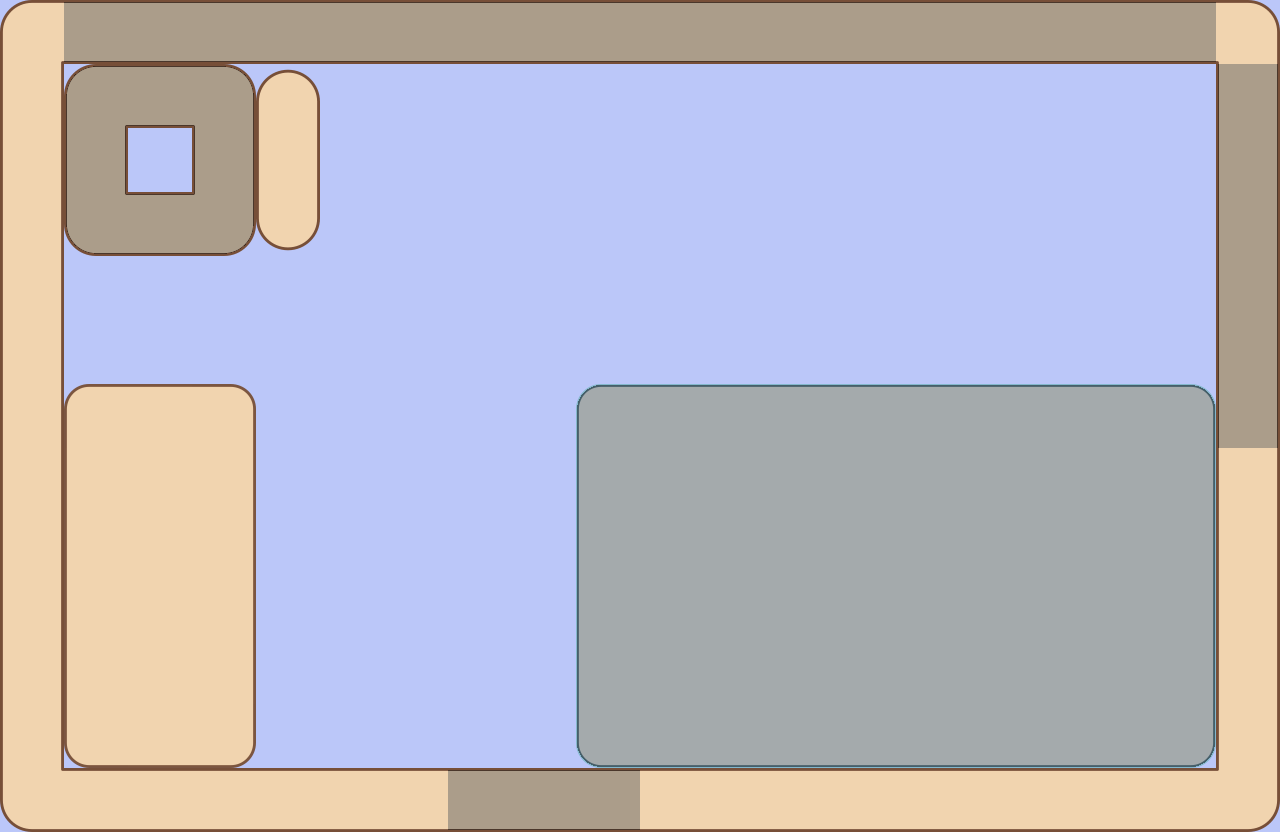

This is a level from a 2D game, rendered from its Tiled map with the project's own tilesets. A one-line summary and the map file follow, with tile-layer data summarised:
An orthogonal 20x13 tile map with 64x64 px tiles, 3 tile layers (fondo, Capa de patrones 2, nowallz) and 14 objects (5x ET_WALL_NOPORTAL, ET_PRINCESS, ET_PLAYER).

<map height="13" orientation="orthogonal" tileheight="64" tilewidth="64" version="1.0" width="20"><properties><property name="blended tiles" value="16,30,31,32,33,35,36,38,39,41,42,43,44,45,48,49,51,52,54,55,57,58,59,60,61,62,63,64,65,67,68,69,70,71,73,74,75,76,77,78,79,81,83,84,85,86,87,89,90,91,92,93,94,95,96,97,99,100,101,102,103,104,105,106,107,108,109,110,111,112,113,115,116,117,118,119,120,121,122,123,124,125,126,127,128,142,143,144,145,146,147,148,149,150,151,152,153,154,155,156,157,158,159,160,161,162,163,164,165,166,167,168,169,172,173,174,175,176,177,178,179,180,181,182,183,184,185,186,187,188,189,190,191,192,193,194,195,196,197,198,199,200,201,202,203,204,205,206,207,208,209,210,211,212,213,214,215,216,217,218,219,220,221,222,223,224,227,228,229,230,231,232,233,234,235,236,237,238,239,240,243,244,245,246,247,248,249,250,251,252,253,254,255,256" /></properties>
 <tileset firstgid="1" name="tilemapinkscape" tileheight="64" tilewidth="64">
  <image height="1024" source="tilemapinkscape.png" trans="000000" width="1024" />
 </tileset>
 <layer height="13" name="fondo" width="20">
  <data>[260 cells, 260 non-empty, 1 distinct tile ids]</data>
 </layer>
 <layer height="13" name="Capa de patrones 2" width="20">
  <data>[260 cells, 151 non-empty, 9 distinct tile ids]</data>
 </layer>
 <objectgroup height="13" name="Capa de Objetos 1" width="20">
  <object height="64" name="ET_WALL_NOPORTAL" width="1088" x="192" y="0" />
  <object height="384" name="ET_WALL_NOPORTAL" width="64" x="1216" y="64" />
  <object height="384" name="ET_WALL_NOPORTAL" width="640" x="576" y="384" />
  <object height="192" name="ET_WALL_NOPORTAL" width="192" x="64" y="64" />
  <object height="192" width="64" x="256" y="64" />
  <object height="384" width="192" x="64" y="384" />
  <object height="384" width="64" x="1216" y="448" />
  <object height="64" width="384" x="64" y="768" />
  <object height="832" width="64" x="0" y="0" />
  <object height="64" width="128" x="64" y="0" />
  <object height="64" name="ET_PRINCESS" width="64" x="1152" y="128" />
  <object height="64" name="ET_PLAYER" width="64" x="128" y="320" />
  <object height="64" name="ET_WALL_NOPORTAL" width="192" x="448" y="768" />
  <object height="64" width="576" x="640" y="768" />
 </objectgroup>
 <layer height="13" name="nowallz" width="20">
  <data>[260 cells, 95 non-empty, 5 distinct tile ids]</data>
 </layer>
</map>
